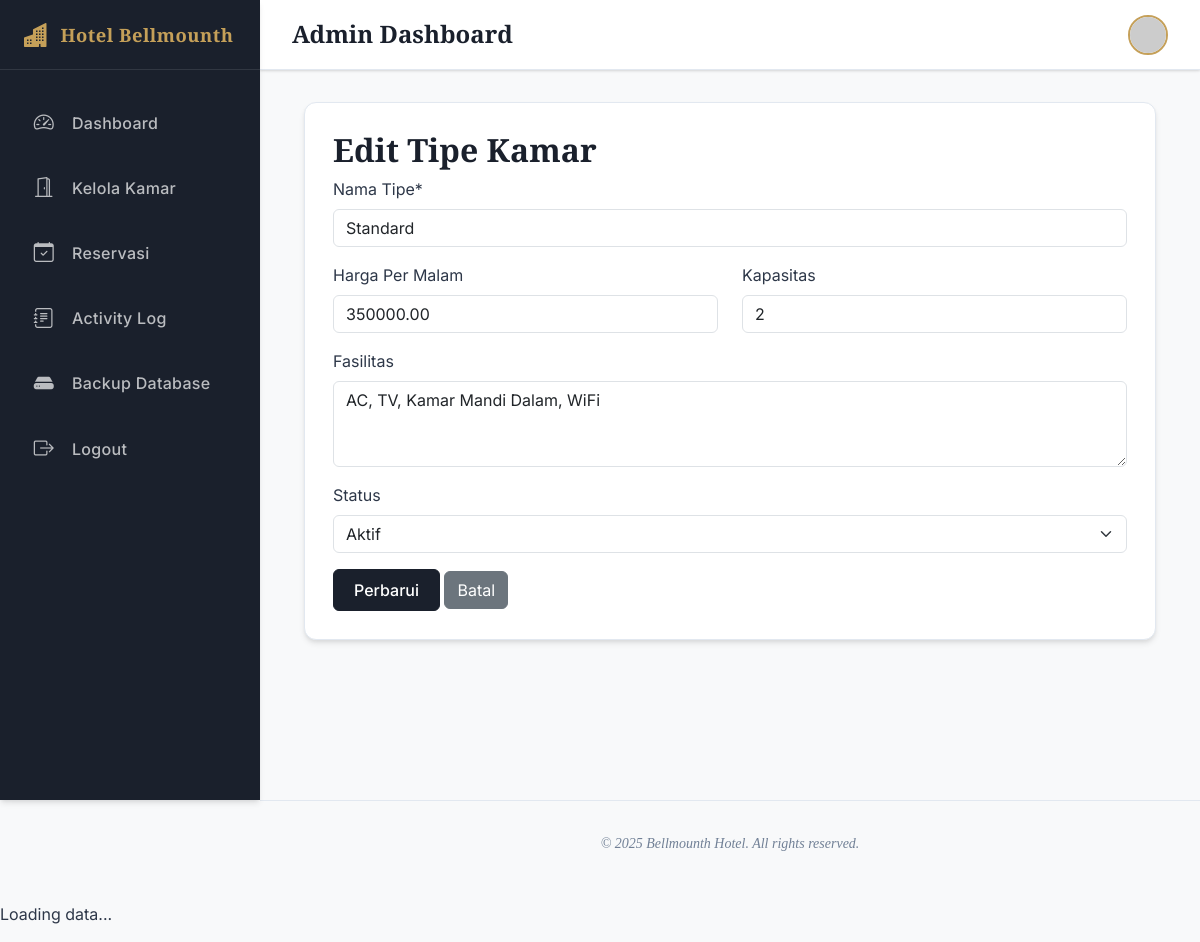
The app's page /tipe_kamar/edit.php?id=1 (signed in) with its own data.
### tables this page shows
CREATE TABLE `tipe_kamar` (
  `id` int(11) NOT NULL AUTO_INCREMENT,
  `nama_tipe` varchar(100) NOT NULL,
  `harga_per_malam` decimal(15,2) DEFAULT 0.00,
  `kapasitas` int(11) DEFAULT 2,
  `fasilitas` text DEFAULT NULL,
  `status` enum('aktif','nonaktif') DEFAULT 'aktif',
  `created_at` timestamp NOT NULL DEFAULT current_timestamp(),
  PRIMARY KEY (`id`)
);

### tipe_kamar/edit.php (the view, shortened to what this page needs)
<?php
require_once '../config/database.php';
$id = (int)($_GET['id'] ?? 0);
$stmt = mysqli_prepare($connection, "SELECT * FROM `tipe_kamar` WHERE id = ?");
mysqli_stmt_bind_param($stmt, "i", $id);
mysqli_stmt_execute($stmt);
$data = mysqli_fetch_assoc(mysqli_stmt_get_result($stmt));
?>
<?php include '../views/'.$THEME.'/header.php'; ?>
<?php include '../views/'.$THEME.'/sidebar.php'; ?>
<?php include '../views/'.$THEME.'/topnav.php'; ?>
<?php include '../views/'.$THEME.'/upper_block.php'; ?>
<h2>Edit Tipe Kamar</h2>
<form method="POST">
    <div class="mb-3">
        <label class="form-label">Nama Tipe*</label>
        <input type="text" name="nama_tipe" class="form-control" value="<?= htmlspecialchars($data['nama_tipe']) ?>" required>
    </div>
    <div class="row">
        <div class="col-md-6">
            <div class="mb-3">
                <label class="form-label">Harga Per Malam</label>
                <input type="number" name="harga_per_malam" class="form-control" value="<?= $data['harga_per_malam'] ?>">
            </div>
        </div>
        <div class="col-md-6">
            <div class="mb-3">
                <label class="form-label">Kapasitas</label>
                <input type="number" name="kapasitas" class="form-control" value="<?= $data['kapasitas'] ?>">
            </div>
        </div>
    </div>
    <div class="mb-3">
        <label class="form-label">Fasilitas</label>
        <textarea name="fasilitas" class="form-control" rows="3"><?= htmlspecialchars($data['fasilitas'] ?? '') ?></textarea>
    </div>
    <div class="mb-3">
        <label class="form-label">Status</label>
        <select name="status" class="form-select">
            <option value="aktif" <?= $data['status'] === 'aktif' ? 'selected' : '' ?>>Aktif</option>
        </select>
    </div>
    <button type="submit" class="btn btn-primary">Perbarui</button>
    <a href="index.php" class="btn btn-secondary">Batal</a>
</form>
<?php include '../views/'.$THEME.'/lower_block.php'; ?>
<?php include '../views/'.$THEME.'/footer.php'; ?>

### assets/default/css/style.css (style rules this page uses)
:root { --primary-color: #1A202C; --secondary-color: #718096; --accent-color: #C5A059; --accent-hover: #B08D46; --success-color: #38a169; --danger-color: #e53e3e; --warning-color: #dd6b20; --info-color: #3182ce; --light-color: #F7FAFC; --dark-color: #1A202C; --sidebar-width: 260px; --sidebar-collapsed-width: 80px; --transition-speed: 0.3s; --body-bg: #F8F9FA; --card-bg: #FFFFFF; --text-color: #2D3748; --text-muted: #718096; --border-color: #E2E8F0; --shadow-sm: 0 1px 3px 0 rgba(0, 0, 0, 0.1), 0 1px 2px 0 rgba(0, 0, 0, 0.06); --shadow: 0 4px 6px -1px rgba(0, 0, 0, 0.1), 0 2px 4px -1px rgba(0, 0, 0, 0.06); --shadow-lg: 0 10px 15px -3px rgba(0, 0, 0, 0.1), 0 4px 6px -2px rgba(0, 0, 0, 0.05); }
* { margin: 0; padding: 0; box-sizing: border-box; }
body { font-family: "Inter", sans-serif; background-color: var(--body-bg); color: var(--text-color); line-height: 1.5; }
h1, h2, h3, h4, h5, h6 { font-family: "Playfair Display", serif; color: var(--primary-color); font-weight: 700; }
.btn-primary { background-color: var(--primary-color); border-color: var(--primary-color); color: white; padding: 0.5rem 1.25rem; font-weight: 500; border-radius: 6px; transition: all 0.2s; }

### records on screen
tipe_kamar: nama_tipe "Standard", harga_per_malam "350000.00", kapasitas "2", fasilitas "AC, TV, Kamar Mandi Dalam, WiFi", status "Aktif"

### other values on screen
$_SESSION['username'] "Admin"
